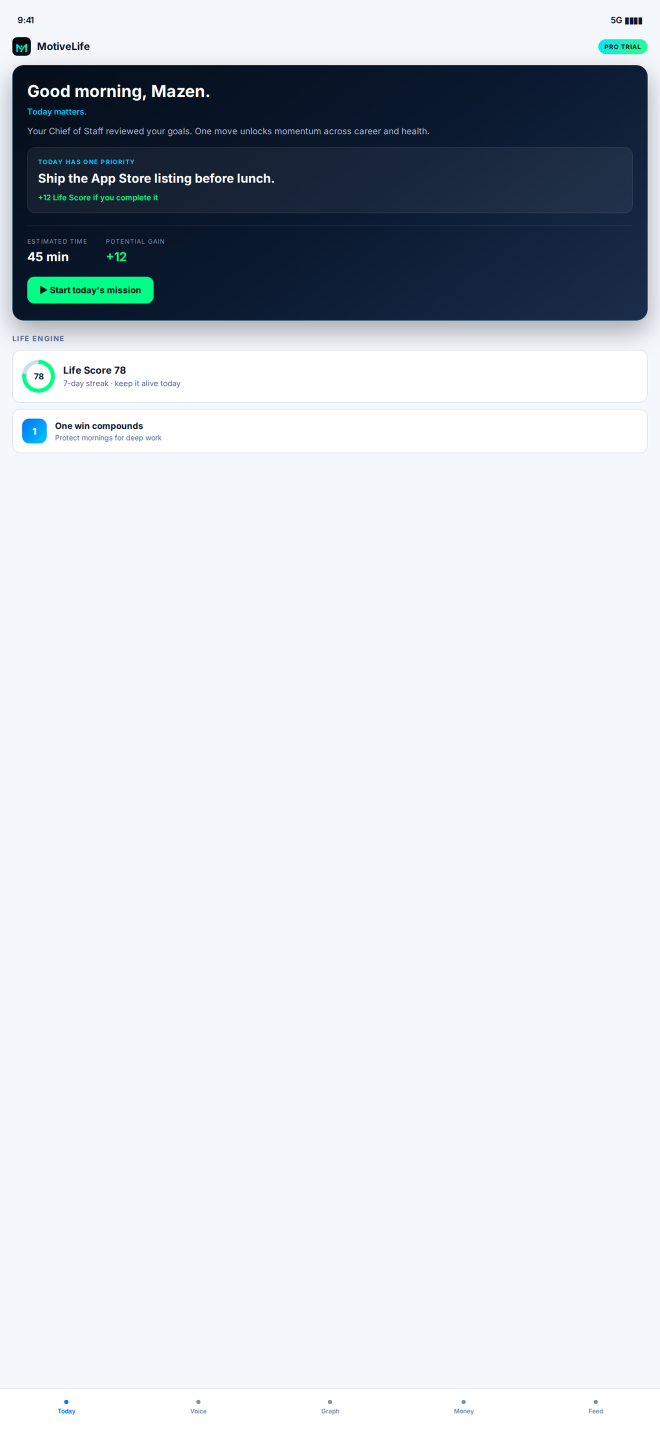
#> input picture apps/mobile/assets/app-store/01-today.png, 1320 x 2868 px (shown at 1/2 size)
$ python -i generate-module-pencil-videos-tcfsa.py   (imports and definitions only)
#> lines starting #> are read from the running program, lines starting #| are printed output that depends on the picture
#> further down, picture is the input picture: PIL image 1320x2868 RGB; mean R, G, B 204.6, 210.5, 217.4
#!/usr/bin/env python3
"""TCFSA-style MotiveLife suite videos.

Matches https://www.tcfsa.ca/ overview films:
- AI graphite pencil stills on warm paper
- Soft Ken Burns
- Bottom caption banners + teal underline accents
- Corner brand mark
- Deep professional Edge TTS (Christopher, slowed/pitched)
- ~45 seconds each
"""

from __future__ import annotations

import argparse
import asyncio
import subprocess
from dataclasses import dataclass
from pathlib import Path

import edge_tts
from PIL import Image, ImageDraw, ImageFont

ROOT = Path("/workspace")
FRAMES = ROOT / "apps/web/public/marketing/modules/frames"
OUT_PUBLIC = ROOT / "apps/web/public/marketing/modules"
BRAND_LOGO = ROOT / "apps/web/public/brand/motivelife-logo.png"
ARTIFACT_DIR = Path("/opt/cursor/artifacts/module-pencil-videos")
WORK = Path("/tmp/module-tcfsa-videos")

W, H = 1920, 1080
FPS = 30
TEAL = (32, 140, 150)
VOICE = "en-US-ChristopherNeural"
VOICE_RATE = "-12%"
VOICE_PITCH = "-10Hz"


@dataclass(frozen=True)
class ModuleFilm:
    slug: str
    label: str
    tagline: str
    captions: list[str]  # one per scene + opener feel
    script: str
    frame_names: list[str]


FILMS: list[ModuleFilm] = [
    ModuleFilm(
        slug="dayo",
        label="DayO",
        tagline="Your day, briefed",
        captions=[
            "your day, briefed",
            "just talk — it becomes action",
            "one morning mission",
        ],
        script=(
            "When your day starts crowded, you want one clear brief — not another noisy calendar. "
            "This is DayO, from MotiveLife. "
            "Each morning you get the mission that matters most — the move that unlocks the rest of the day. "
            "Say what's on your mind out loud, and DayO turns it into goals, tasks, and a next step. "
            "Protect deep work. Cut the noise. Keep the streak you can feel. "
            "When the day shifts, your brief shifts with you — calmly, not chaotically. "
            "Less scrolling. More finishing. One priority you can start now. "
            "Start your day with DayO, on MyMotiveLife.com."
        ),
        frame_names=["ml-dayo-01.png", "ml-dayo-02.png", "ml-dayo-03.png"],
    ),
    ModuleFilm(
        slug="lifevue",
        label="LifeVue",
        tagline="Your life in one view",
        captions=[
            "your life in one view",
            "a living digital twin",
            "patterns become clear",
        ],
        script=(
            "When life is scattered across apps, you want one view that actually connects. "
            "This is LifeVue. "
            "Money, health, time, and goals — on one map. "
            "A living Digital Twin that learns how your week really moves. "
            "See how sleep, stress, career, and cash flow pull on each other. "
            "Patterns become clear. Predictions get sharper the more you live. "
            "When one domain slips, you see the ripple before it becomes a crisis. "
            "See your whole life with LifeVue, on MyMotiveLife.com."
        ),
        frame_names=["ml-lifevue-01.png", "ml-lifevue-02.png", "ml-lifevue-03.png"],
    ),
    ModuleFilm(
        slug="kinzo",
        label="KINZO AI",
        tagline="Family intelligence in motion",
        captions=[
            "family intelligence in motion",
            "calm alerts when it matters",
            "peace without hovering",
        ],
        script=(
            "When family life is in motion, you want intelligence — not just dots on a map. "
            "This is KINZO AI. "
            "Live location, routines, and calm alerts when it actually matters. "
            "Know who is safe. Know when school pickup changes. Know when someone is on the way. "
            "Peace of mind without hovering. Presence without pressure. "
            "KINZO watches the flow of your household so you can stay human. "
            "Protect your family with KINZO, at MyMotiveLife.com/family."
        ),
        frame_names=["ml-kinzo-01.png", "ml-kinzo-02.png", "ml-kinzo-03.png"],
    ),
    ModuleFilm(
        slug="uplift",
        label="UPLIFT",
        tagline="Your goals, elevated",
        captions=[
            "your goals, elevated",
            "north star to next move",
            "momentum you can see",
        ],
        script=(
            "When goals stay vague, you want a next move you can finish this week. "
            "This is UPLIFT. "
            "A north star is useless without a climb you can take today. "
            "Big aims become weekly missions. Weekly missions become proof. "
            "Progress compounds when you can see it — not when you only wish for it. "
            "UPLIFT links ambition to action, then keeps you honest. "
            "When you stall, it shrinks the scope and protects the streak. "
            "Less wishing. More shipping. Momentum you can feel. "
            "Elevate your goals with UPLIFT, on MyMotiveLife.com."
        ),
        frame_names=["ml-uplift-01.png", "ml-uplift-02.png", "ml-uplift-03.png"],
    ),
    ModuleFilm(
        slug="kashu",
        label="Kashu",
        tagline="Know what's safe before you spend",
        captions=[
            "know what's safe before you spend",
            "safe to spend, clearly",
            "timing, buffers, what-if",
        ],
        script=(
            "When money gets tight, you want to know what is safe before you spend — not after. "
            "This is Kashu, Cash-Flow Intelligence from MotiveLife. "
            "Safe to Spend equals your balance, minus reserved obligations, minus your safety floor. "
            "Upload statements or enter bills by hand. No bank connect required. "
            "See timing, buffers, and what-if scenarios before payday pressure blindsides you. "
            "Spend with confidence. Hold the floor. Stay ahead of the squeeze. "
            "Protect your cash flow with Kashu, at MyMotiveLife.com/cash-flow."
        ),
        frame_names=["ml-kashu-01.png", "ml-kashu-02.png", "ml-kashu-03.png"],
    ),
    ModuleFilm(
        slug="vyra",
        label="VYRA AI",
        tagline="Your AI Chief of Staff",
        captions=[
            "your AI chief of staff",
            "ask once — get the plan",
            "memory that sticks",
        ],
        script=(
            "When decisions pile up, you want a chief of staff — not another chat window. "
            "This is VYRA AI. "
            "Ask once. Get a plan, a priority, and a next action you can trust. "
            "Memory that sticks across days. Decisions that compound across weeks. "
            "VYRA holds context so you don't have to re-explain your life. "
            "When energy drops, it cuts scope. When momentum rises, it aims higher. "
            "Meet VYRA on MyMotiveLife.com — and run your life with quiet competence."
        ),
        frame_names=["ml-vyra-01.png", "ml-vyra-02.png", "ml-vyra-03.png"],
    ),
]


def run(cmd: list[str]) -> None:
    subprocess.run(cmd, check=True, stdout=subprocess.DEVNULL, stderr=subprocess.PIPE)


# [37 lines left out: functions probe_duration, font, not called in this run]


def fit_cover(img: Image.Image) -> Image.Image:
    img = img.convert("RGB")
    scale = max(W / img.width, H / img.height)
#> scale = 1.45
    nw, nh = int(img.width * scale), int(img.height * scale)
#> nw = 1920; nh = 4171
    img = img.resize((nw, nh), Image.Resampling.LANCZOS)
    left = (nw - W) // 2
#> left = 0
    top = (nh - H) // 2
#> top = 1545
    return img.crop((left, top, left + W, top + H))
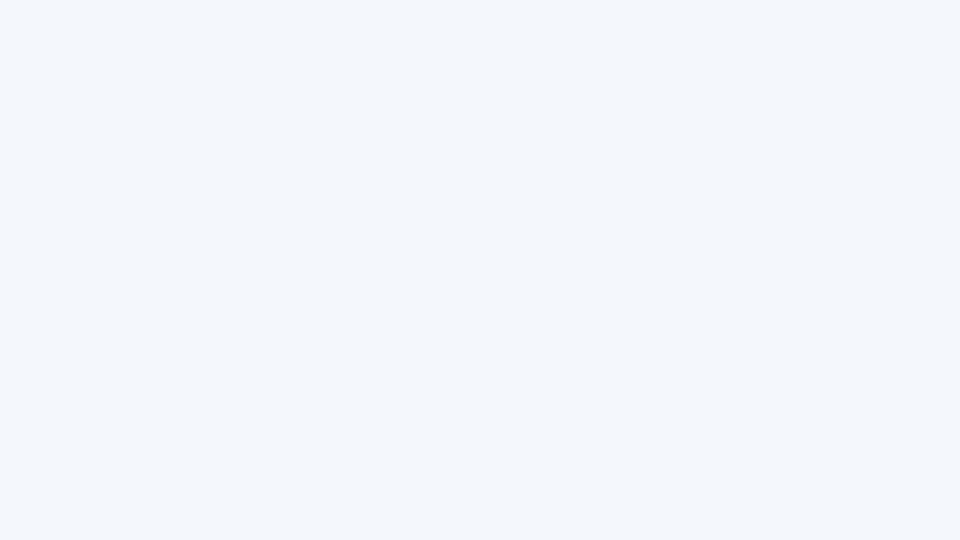
#> returned value: PIL image 1920x1080 RGB (shown at 1/2 size); mean R, G, B 244, 247, 252


# [70 lines left out: functions soft_fade, add_brand_mark, add_caption, compose_scene, end_card, not called in this run]


# [3 lines not run here, left out]


# [163 lines left out: functions polish_audio, ken_burns, concat_clips, render_film, main, not called in this run]


# [2 lines not run here, left out]

>>> from PIL import Image
>>> picture = Image.open('../apps/mobile/assets/app-store/01-today.png')
>>> result = fit_cover(picture)
